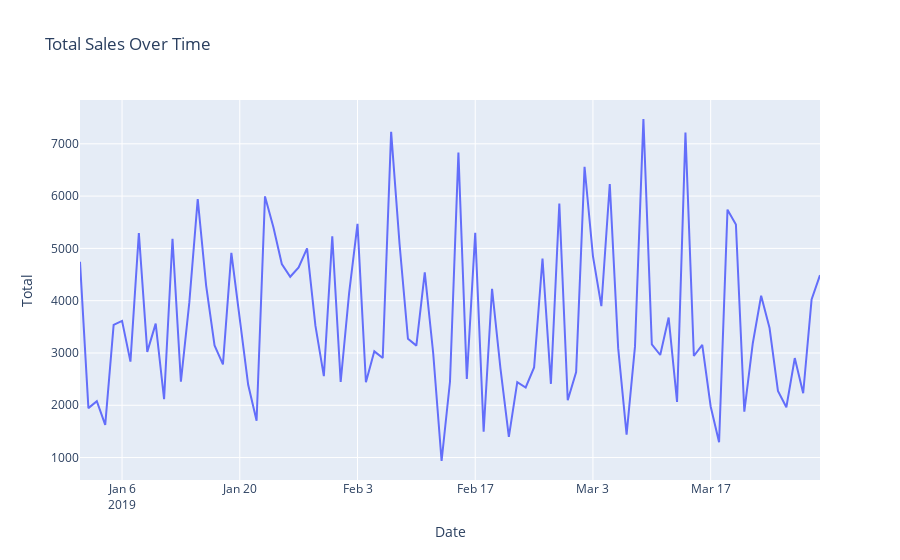

Source (notebook cell):
### Code cell
px.line(date_sales, x='Date', y='Total', title='Total Sales Over Time')
